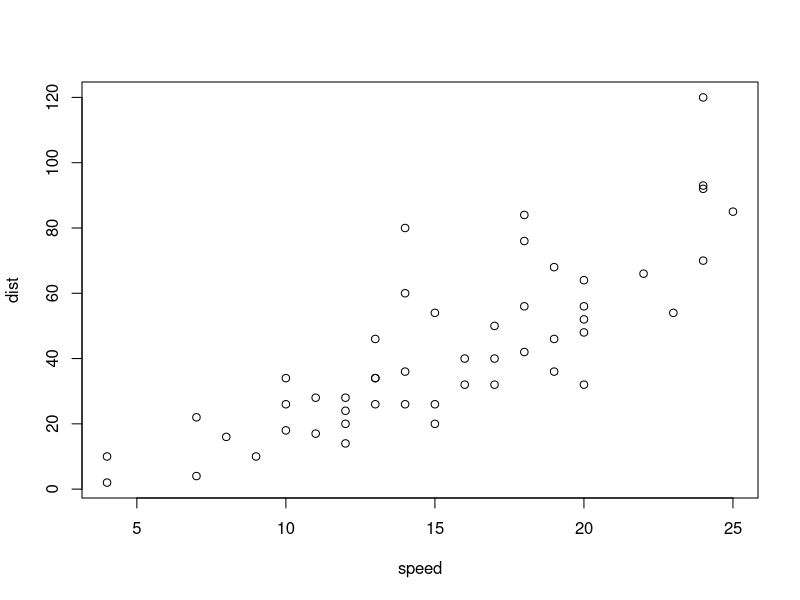
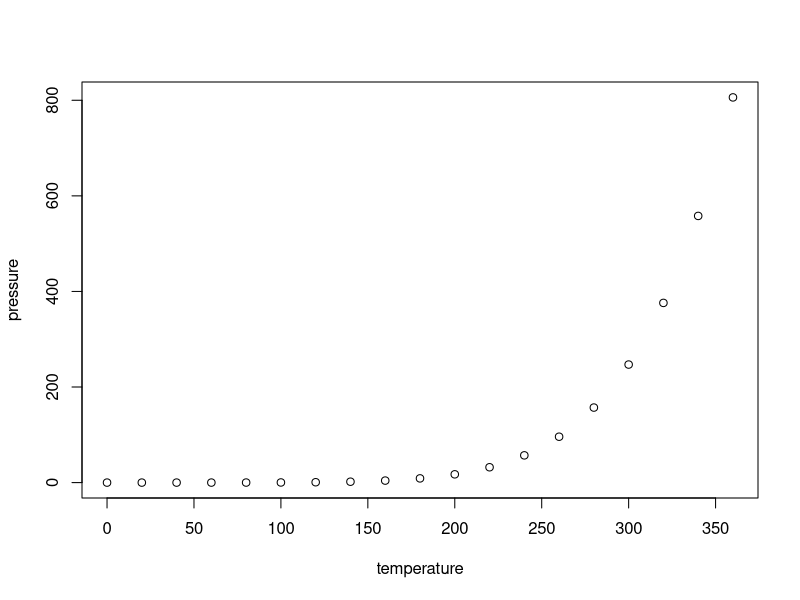
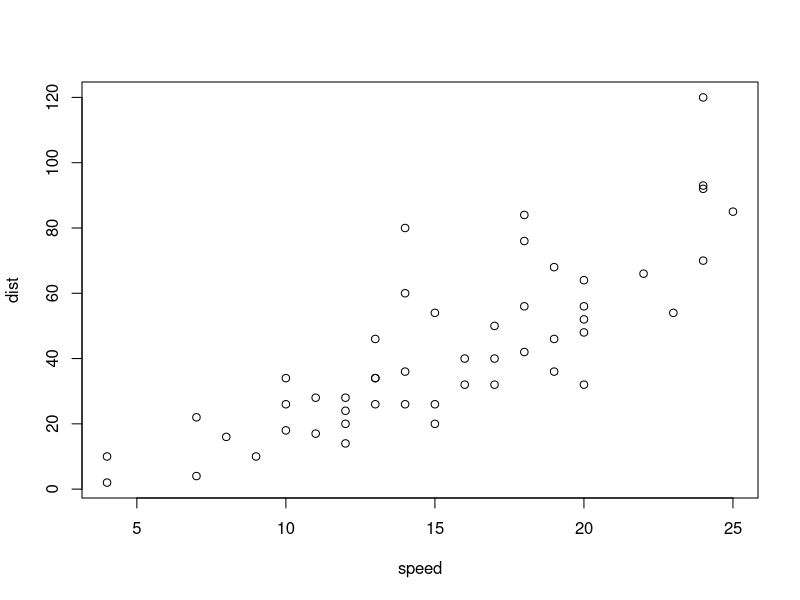

R code for these plots, in order:
## ---- chunk 1
knitr::opts_chunk$set(echo = TRUE)
## ---- chunk 2
plot(cars)
## ---- chunk 3
summary(cars)
## ---- chunk 4
plot(pressure)
## ---- chunk 5
plot(cars)
